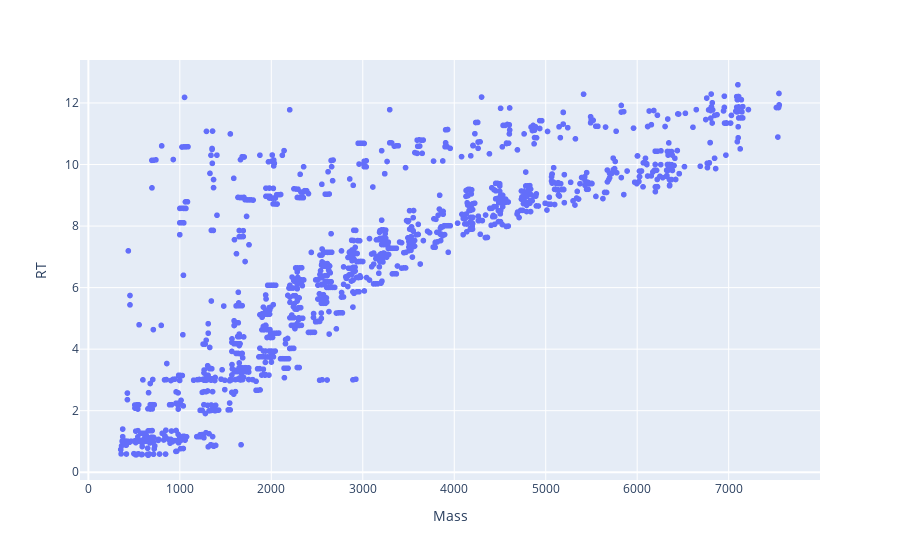

Source (notebook cell):
### Code cell
dfm = match_dfs(df_mix5_s1, df_mix12_s1)
plotly_zone(dfm)
dfm.shape

### Figure 1 — Plotly figure (JSON) as saved in the notebook; plotly's stock layout.template omitted (floating-point values rounded to 4 significant figures; data arrays with more than 128 entries replaced by an {"elided": "..."} marker saying what was removed)
{"data": [{"hovertemplate": "Mass=%{x}<br>RT=%{y}<extra></extra>", "legendgroup": "", "marker": {"color": "#636efa", "symbol": "circle"}, "mode": "markers", "name": "", "showlegend": false, "type": "scattergl", "x": {"elided": "1288 float values"}, "xaxis": "x", "y": {"elided": "1288 float values"}, "yaxis": "y"}], "layout": {"legend": {"tracegroupgap": 0}, "margin": {"t": 60}, "xaxis": {"anchor": "y", "domain": [0, 1], "title": {"text": "Mass"}}, "yaxis": {"anchor": "x", "domain": [0, 1], "title": {"text": "RT"}}}}
